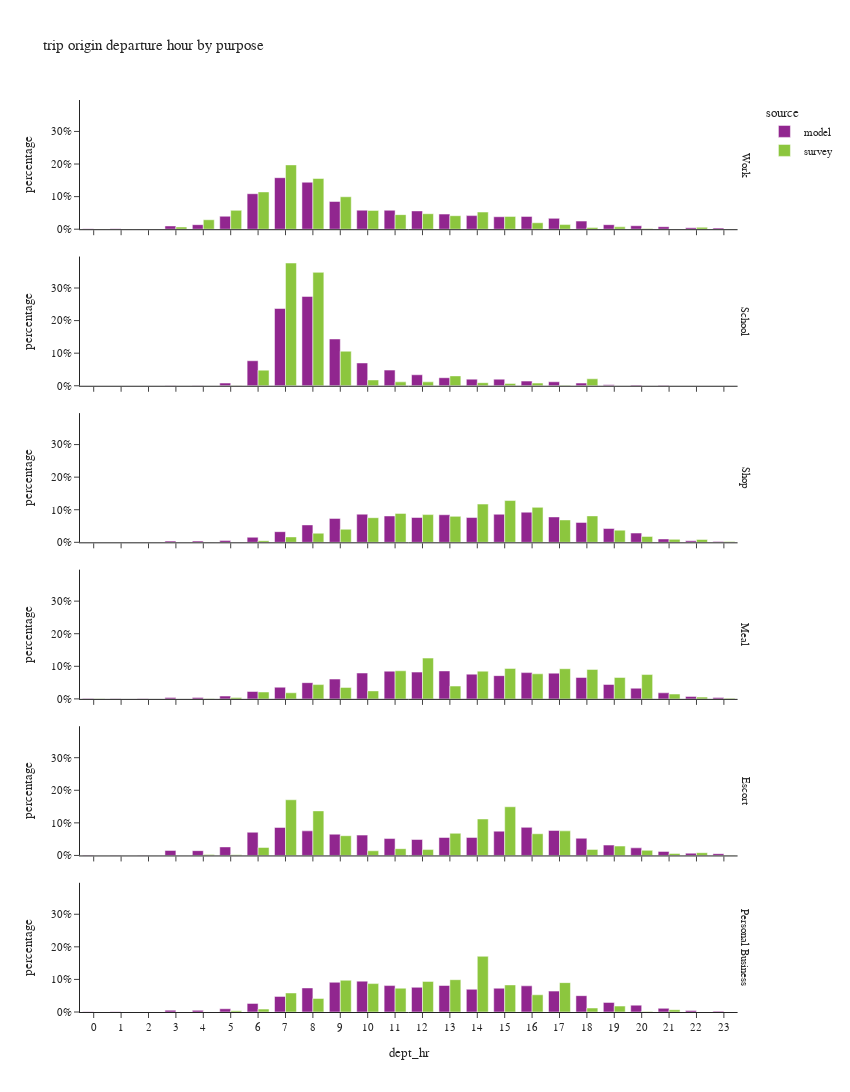

The code cell stored with this chart in its notebook:
### Code cell
df_plot = df_trip.groupby(['dept_hr','dpurp_label','source'])['trexpfac'].agg(sample_count='size', trexpfac='sum').reset_index()
df_plot['percentage'] = df_plot.groupby(['dpurp_label','source'], group_keys=False)['trexpfac']. \
    apply(lambda x: x / float(x.sum()))

fig = px.bar(df_plot.sort_values(['source','dpurp_label']),
             x="dept_hr", y="percentage", color="source",barmode="group",
             facet_row='dpurp_label',
             hover_data=['trexpfac','sample_count'],
             title="trip origin departure hour by purpose")
fig.update_layout(height=1500, width=850)
fig.for_each_annotation(lambda a: a.update(text = a.text.split("=")[-1]))
fig.for_each_xaxis(lambda a: a.update(dict(dtick = 1, categoryorder='category ascending')))
fig.for_each_yaxis(lambda a: a.update(dict(tickformat=".0%")))
fig.show()

### Figure 1 — Plotly figure (JSON) as saved in the notebook; plotly's stock layout.template omitted (floating-point values rounded to 4 significant figures)
{"data": [{"alignmentgroup": "True", "customdata": [[3657.0, 3657.0], [2507.0, 2507.0], [892.0, 892.0], [21530.0, 21530.0], [30020.0, 30020.0], [85680.0, 85680.0], [234500.0, 234500.0], [340600.0, 340600.0], [310600.0, 310600.0], [183300.0, 183300.0], [125900.0, 125900.0], [125400.0, 125400.0], [120900.0, 120900.0], [99900.0, 99900.0], [89770.0, 89770.0], [82390.0, 82390.0], [84610.0, 84610.0], [71660.0, 71660.0], [53660.0, 53660.0], [30030.0, 30030.0], [22910.0, 22910.0], [16760.0, 16760.0], [9733.0, 9733.0], [7518.0, 7518.0]], "hovertemplate": "source=model<br>dpurp_label=Work<br>dept_hr=%{x}<br>percentage=%{y}<br>trexpfac=%{customdata[0]}<br>sample_count=%{customdata[1]}<extra></extra>", "legendgroup": "model", "marker": {"color": "#91268F", "pattern": {"shape": ""}}, "name": "model", "offsetgroup": "model", "orientation": "v", "showlegend": true, "textposition": "auto", "type": "bar", "x": [0, 1, 2, 3, 4, 5, 6, 7, 8, 9, 10, 11, 12, 13, 14, 15, 16, 17, 18, 19, 20, 21, 22, 23], "xaxis": "x6", "y": [0.001698, 0.001164, 0.0004141, 0.009993, 0.01393, 0.03977, 0.1089, 0.1581, 0.1442, 0.08509, 0.05843, 0.0582, 0.0561, 0.04637, 0.04167, 0.03824, 0.03928, 0.03326, 0.02491, 0.01394, 0.01064, 0.007778, 0.004518, 0.00349], "yaxis": "y6"}, {"alignmentgroup": "True", "customdata": [[9.0, 9.0], [4.0, 4.0], [0.0, 0.0], [563.0, 563.0], [680.0, 680.0], [5571.0, 5571.0], [51510.0, 51510.0], [159100.0, 159100.0], [183900.0, 183900.0], [96320.0, 96320.0], [46940.0, 46940.0], [32240.0, 32240.0], [22620.0, 22620.0], [16560.0, 16560.0], [13650.0, 13650.0], [13510.0, 13510.0], [9586.0, 9586.0], [8203.0, 8203.0], [5530.0, 5530.0], [1869.0, 1869.0], [1498.0, 1498.0], [875.0, 875.0], [108.0, 108.0], [46.0, 46.0]], "hovertemplate": "source=model<br>dpurp_label=School<br>dept_hr=%{x}<br>percentage=%{y}<br>trexpfac=%{customdata[0]}<br>sample_count=%{customdata[1]}<extra></extra>", "legendgroup": "model", "marker": {"color": "#91268F", "pattern": {"shape": ""}}, "name": "model", "offsetgroup": "model", "orientation": "v", "showlegend": false, "textposition": "auto", "type": "bar", "x": [0, 1, 2, 3, 4, 5, 6, 7, 8, 9, 10, 11, 12, 13, 14, 15, 16, 17, 18, 19, 20, 21, 22, 23], "xaxis": "x5", "y": [1.342e-05, 5.962e-06, 0.0, 0.0008392, 0.001014, 0.008304, 0.07678, 0.2371, 0.2742, 0.1436, 0.06998, 0.04805, 0.03372, 0.02468, 0.02035, 0.02013, 0.01429, 0.01223, 0.008243, 0.002786, 0.002233, 0.001304, 0.000161, 6.857e-05], "yaxis": "y5"}, {"alignmentgroup": "True", "customdata": [[1111.0, 1111.0], [819.0, 819.0], [310.0, 310.0], [7787.0, 7787.0], [8063.0, 8063.0], [12310.0, 12310.0], [32250.0, 32250.0], [68110.0, 68110.0], [111400.0, 111400.0], [153100.0, 153100.0], [180000.0, 180000.0], [168600.0, 168600.0], [158700.0, 158700.0], [176300.0, 176300.0], [158600.0, 158600.0], [179500.0, 179500.0], [192800.0, 192800.0], [162400.0, 162400.0], [127400.0, 127400.0], [88180.0, 88180.0], [59250.0, 59250.0], [21500.0, 21500.0], [9593.0, 9593.0], [5918.0, 5918.0]], "hovertemplate": "source=model<br>dpurp_label=Shop<br>dept_hr=%{x}<br>percentage=%{y}<br>trexpfac=%{customdata[0]}<br>sample_count=%{customdata[1]}<extra></extra>", "legendgroup": "model", "marker": {"color": "#91268F", "pattern": {"shape": ""}}, "name": "model", "offsetgroup": "model", "orientation": "v", "showlegend": false, "textposition": "auto", "type": "bar", "x": [0, 1, 2, 3, 4, 5, 6, 7, 8, 9, 10, 11, 12, 13, 14, 15, 16, 17, 18, 19, 20, 21, 22, 23], "xaxis": "x4", "y": [0.0005331, 0.000393, 0.0001488, 0.003737, 0.003869, 0.005906, 0.01547, 0.03268, 0.05345, 0.07347, 0.08635, 0.08092, 0.07615, 0.08459, 0.0761, 0.08615, 0.09251, 0.07791, 0.06115, 0.04231, 0.02843, 0.01031, 0.004603, 0.00284], "yaxis": "y4"}, {"alignmentgroup": "True", "customdata": [[918.0, 918.0], [622.0, 622.0], [266.0, 266.0], [4096.0, 4096.0], [4679.0, 4679.0], [8886.0, 8886.0], [23270.0, 23270.0], [36710.0, 36710.0], [51110.0, 51110.0], [62420.0, 62420.0], [81480.0, 81480.0], [87280.0, 87280.0], [84390.0, 84390.0], [88080.0, 88080.0], [77980.0, 77980.0], [73200.0, 73200.0], [82770.0, 82770.0], [81090.0, 81090.0], [67460.0, 67460.0], [45460.0, 45460.0], [33570.0, 33570.0], [19100.0, 19100.0], [7790.0, 7790.0], [4168.0, 4168.0]], "hovertemplate": "source=model<br>dpurp_label=Meal<br>dept_hr=%{x}<br>percentage=%{y}<br>trexpfac=%{customdata[0]}<br>sample_count=%{customdata[1]}<extra></extra>", "legendgroup": "model", "marker": {"color": "#91268F", "pattern": {"shape": ""}}, "name": "model", "offsetgroup": "model", "orientation": "v", "showlegend": false, "textposition": "auto", "type": "bar", "x": [0, 1, 2, 3, 4, 5, 6, 7, 8, 9, 10, 11, 12, 13, 14, 15, 16, 17, 18, 19, 20, 21, 22, 23], "xaxis": "x3", "y": [0.000894, 0.0006058, 0.0002591, 0.003989, 0.004557, 0.008654, 0.02267, 0.03575, 0.04978, 0.06079, 0.07936, 0.085, 0.08219, 0.08578, 0.07594, 0.07129, 0.08061, 0.07897, 0.0657, 0.04427, 0.03269, 0.0186, 0.007587, 0.004059], "yaxis": "y3"}, {"alignmentgroup": "True", "customdata": [[2228.0, 2228.0], [1480.0, 1480.0], [623.0, 623.0], [25750.0, 25750.0], [24500.0, 24500.0], [43620.0, 43620.0], [118700.0, 118700.0], [143200.0, 143200.0], [125800.0, 125800.0], [108700.0, 108700.0], [104000.0, 104000.0], [86370.0, 86370.0], [81520.0, 81520.0], [91830.0, 91830.0], [92140.0, 92140.0], [124200.0, 124200.0], [143700.0, 143700.0], [128000.0, 128000.0], [87900.0, 87900.0], [52940.0, 52940.0], [38880.0, 38880.0], [20700.0, 20700.0], [11420.0, 11420.0], [9050.0, 9050.0]], "hovertemplate": "source=model<br>dpurp_label=Escort<br>dept_hr=%{x}<br>percentage=%{y}<br>trexpfac=%{customdata[0]}<br>sample_count=%{customdata[1]}<extra></extra>", "legendgroup": "model", "marker": {"color": "#91268F", "pattern": {"shape": ""}}, "name": "model", "offsetgroup": "model", "orientation": "v", "showlegend": false, "textposition": "auto", "type": "bar", "x": [0, 1, 2, 3, 4, 5, 6, 7, 8, 9, 10, 11, 12, 13, 14, 15, 16, 17, 18, 19, 20, 21, 22, 23], "xaxis": "x2", "y": [0.001336, 0.0008877, 0.0003737, 0.01545, 0.01469, 0.02616, 0.07122, 0.0859, 0.07543, 0.06518, 0.06236, 0.0518, 0.04889, 0.05508, 0.05526, 0.07448, 0.08621, 0.07679, 0.05272, 0.03176, 0.02332, 0.01242, 0.00685, 0.005428], "yaxis": "y2"}, {"alignmentgroup": "True", "customdata": [[533.0, 533.0], [333.0, 333.0], [122.0, 122.0], [4876.0, 4876.0], [4404.0, 4404.0], [8587.0, 8587.0], [22850.0, 22850.0], [41390.0, 41390.0], [63760.0, 63760.0], [78820.0, 78820.0], [81840.0, 81840.0], [70040.0, 70040.0], [65470.0, 65470.0], [70220.0, 70220.0], [60200.0, 60200.0], [63060.0, 63060.0], [69350.0, 69350.0], [55360.0, 55360.0], [43320.0, 43320.0], [25390.0, 25390.0], [18170.0, 18170.0], [9691.0, 9691.0], [3803.0, 3803.0], [2242.0, 2242.0]], "hovertemplate": "source=model<br>dpurp_label=Personal Business<br>dept_hr=%{x}<br>percentage=%{y}<br>trexpfac=%{customdata[0]}<br>sample_count=%{customdata[1]}<extra></extra>", "legendgroup": "model", "marker": {"color": "#91268F", "pattern": {"shape": ""}}, "name": "model", "offsetgroup": "model", "orientation": "v", "showlegend": false, "textposition": "auto", "type": "bar", "x": [0, 1, 2, 3, 4, 5, 6, 7, 8, 9, 10, 11, 12, 13, 14, 15, 16, 17, 18, 19, 20, 21, 22, 23], "xaxis": "x", "y": [0.000617, 0.0003855, 0.0001412, 0.005645, 0.005098, 0.009941, 0.02645, 0.04792, 0.07381, 0.09125, 0.09474, 0.08109, 0.07579, 0.08129, 0.06969, 0.073, 0.08028, 0.06409, 0.05015, 0.02939, 0.02103, 0.01122, 0.004402, 0.002595], "yaxis": "y"}, {"alignmentgroup": "True", "customdata": [[804.7, 3.0], [562.4, 2.0], [0.0, 0.0], [12540.0, 22.0], [53410.0, 63.0], [106400.0, 137.0], [210500.0, 375.0], [363300.0, 635.0], [286400.0, 621.0], [183300.0, 405.0], [106200.0, 268.0], [82220.0, 235.0], [87390.0, 322.0], [76200.0, 238.0], [96810.0, 196.0], [72350.0, 146.0], [36460.0, 110.0], [26130.0, 112.0], [9622.0, 59.0], [13280.0, 45.0], [3794.0, 34.0], [646.1, 22.0], [10800.0, 16.0], [1337.0, 10.0]], "hovertemplate": "source=survey<br>dpurp_label=Work<br>dept_hr=%{x}<br>percentage=%{y}<br>trexpfac=%{customdata[0]}<br>sample_count=%{customdata[1]}<extra></extra>", "legendgroup": "survey", "marker": {"color": "#8CC63E", "pattern": {"shape": ""}}, "name": "survey", "offsetgroup": "survey", "orientation": "v", "showlegend": true, "textposition": "auto", "type": "bar", "x": [0, 1, 2, 3, 4, 5, 6, 7, 8, 9, 10, 11, 12, 13, 14, 15, 16, 17, 18, 19, 20, 21, 22, 23], "xaxis": "x6", "y": [0.0004372, 0.0003056, 0.0, 0.006814, 0.02902, 0.05781, 0.1144, 0.1974, 0.1556, 0.09959, 0.05769, 0.04467, 0.04748, 0.0414, 0.0526, 0.03931, 0.01981, 0.0142, 0.005228, 0.007216, 0.002062, 0.0003511, 0.005866, 0.0007266], "yaxis": "y6"}, {"alignmentgroup": "True", "customdata": [[0.0, 0.0], [0.0, 0.0], [0.0, 0.0], [0.0, 0.0], [86.69, 1.0], [454.4, 4.0], [25740.0, 26.0], [202100.0, 237.0], [186700.0, 266.0], [56860.0, 63.0], [9550.0, 22.0], [6418.0, 16.0], [6418.0, 13.0], [16270.0, 19.0], [5076.0, 13.0], [3816.0, 15.0], [4405.0, 9.0], [1012.0, 8.0], [11450.0, 3.0], [117.8, 1.0], [0.0, 0.0], [0.0, 0.0], [0.0, 0.0], [0.0, 0.0]], "hovertemplate": "source=survey<br>dpurp_label=School<br>dept_hr=%{x}<br>percentage=%{y}<br>trexpfac=%{customdata[0]}<br>sample_count=%{customdata[1]}<extra></extra>", "legendgroup": "survey", "marker": {"color": "#8CC63E", "pattern": {"shape": ""}}, "name": "survey", "offsetgroup": "survey", "orientation": "v", "showlegend": false, "textposition": "auto", "type": "bar", "x": [0, 1, 2, 3, 4, 5, 6, 7, 8, 9, 10, 11, 12, 13, 14, 15, 16, 17, 18, 19, 20, 21, 22, 23], "xaxis": "x5", "y": [0.0, 0.0, 0.0, 0.0, 0.0001616, 0.000847, 0.04798, 0.3767, 0.348, 0.106, 0.0178, 0.01196, 0.01196, 0.03033, 0.009462, 0.007114, 0.008211, 0.001887, 0.02134, 0.0002195, 0.0, 0.0, 0.0, 0.0], "yaxis": "y5"}, {"alignmentgroup": "True", "customdata": [[358.8, 3.0], [143.5, 1.0], [570.9, 1.0], [0.0, 0.0], [2395.0, 2.0], [1099.0, 8.0], [9682.0, 16.0], [30870.0, 55.0], [52250.0, 96.0], [74740.0, 194.0], [140900.0, 291.0], [165500.0, 335.0], [158600.0, 324.0], [148500.0, 304.0], [218700.0, 345.0], [239000.0, 296.0], [200000.0, 332.0], [128100.0, 305.0], [151300.0, 246.0], [69610.0, 214.0], [33730.0, 85.0], [16880.0, 29.0], [16290.0, 19.0], [4775.0, 7.0]], "hovertemplate": "source=survey<br>dpurp_label=Shop<br>dept_hr=%{x}<br>percentage=%{y}<br>trexpfac=%{customdata[0]}<br>sample_count=%{customdata[1]}<extra></extra>", "legendgroup": "survey", "marker": {"color": "#8CC63E", "pattern": {"shape": ""}}, "name": "survey", "offsetgroup": "survey", "orientation": "v", "showlegend": false, "textposition": "auto", "type": "bar", "x": [0, 1, 2, 3, 4, 5, 6, 7, 8, 9, 10, 11, 12, 13, 14, 15, 16, 17, 18, 19, 20, 21, 22, 23], "xaxis": "x4", "y": [0.0001925, 7.699e-05, 0.0003063, 0.0, 0.001285, 0.0005896, 0.005194, 0.01656, 0.02803, 0.0401, 0.07559, 0.0888, 0.08506, 0.07967, 0.1173, 0.1282, 0.1073, 0.06874, 0.08115, 0.03734, 0.01809, 0.009056, 0.008738, 0.002562], "yaxis": "y4"}, {"alignmentgroup": "True", "customdata": [[632.6, 1.0], [0.0, 0.0], [0.0, 0.0], [0.0, 0.0], [23.31, 1.0], [4015.0, 5.0], [19390.0, 28.0], [17190.0, 49.0], [40280.0, 70.0], [32320.0, 90.0], [22490.0, 86.0], [79180.0, 200.0], [115000.0, 241.0], [36170.0, 153.0], [78100.0, 120.0], [85850.0, 121.0], [70610.0, 161.0], [84960.0, 207.0], [83070.0, 202.0], [60310.0, 119.0], [68580.0, 83.0], [13630.0, 29.0], [4953.0, 15.0], [1495.0, 4.0]], "hovertemplate": "source=survey<br>dpurp_label=Meal<br>dept_hr=%{x}<br>percentage=%{y}<br>trexpfac=%{customdata[0]}<br>sample_count=%{customdata[1]}<extra></extra>", "legendgroup": "survey", "marker": {"color": "#8CC63E", "pattern": {"shape": ""}}, "name": "survey", "offsetgroup": "survey", "orientation": "v", "showlegend": false, "textposition": "auto", "type": "bar", "x": [0, 1, 2, 3, 4, 5, 6, 7, 8, 9, 10, 11, 12, 13, 14, 15, 16, 17, 18, 19, 20, 21, 22, 23], "xaxis": "x3", "y": [0.0006889, 0.0, 0.0, 0.0, 2.539e-05, 0.004372, 0.02111, 0.01872, 0.04387, 0.0352, 0.0245, 0.08623, 0.1252, 0.03939, 0.08505, 0.09349, 0.0769, 0.09252, 0.09047, 0.06568, 0.07468, 0.01484, 0.005394, 0.001628], "yaxis": "y3"}, {"alignmentgroup": "True", "customdata": [[9.165, 1.0], [0.0, 0.0], [0.0, 0.0], [0.0, 0.0], [4054.0, 1.0], [3125.0, 10.0], [33590.0, 37.0], [234700.0, 227.0], [187900.0, 234.0], [83190.0, 95.0], [19660.0, 78.0], [28470.0, 63.0], [24740.0, 76.0], [93380.0, 87.0], [153800.0, 175.0], [205300.0, 228.0], [91440.0, 153.0], [103600.0, 140.0], [25420.0, 68.0], [39580.0, 58.0], [21550.0, 29.0], [8339.0, 23.0], [11520.0, 13.0], [607.6, 3.0]], "hovertemplate": "source=survey<br>dpurp_label=Escort<br>dept_hr=%{x}<br>percentage=%{y}<br>trexpfac=%{customdata[0]}<br>sample_count=%{customdata[1]}<extra></extra>", "legendgroup": "survey", "marker": {"color": "#8CC63E", "pattern": {"shape": ""}}, "name": "survey", "offsetgroup": "survey", "orientation": "v", "showlegend": false, "textposition": "auto", "type": "bar", "x": [0, 1, 2, 3, 4, 5, 6, 7, 8, 9, 10, 11, 12, 13, 14, 15, 16, 17, 18, 19, 20, 21, 22, 23], "xaxis": "x2", "y": [6.671e-06, 0.0, 0.0, 0.0, 0.002951, 0.002275, 0.02445, 0.1708, 0.1367, 0.06055, 0.01431, 0.02072, 0.018, 0.06797, 0.1119, 0.1494, 0.06655, 0.0754, 0.0185, 0.02881, 0.01568, 0.00607, 0.008382, 0.0004422], "yaxis": "y2"}, {"alignmentgroup": "True", "customdata": [[0.0, 0.0], [0.0, 0.0], [0.0, 0.0], [0.0, 0.0], [0.0, 0.0], [2942.0, 5.0], [6788.0, 24.0], [44640.0, 76.0], [31770.0, 110.0], [74420.0, 155.0], [66590.0, 183.0], [55820.0, 148.0], [71760.0, 147.0], [75770.0, 170.0], [130600.0, 161.0], [63500.0, 136.0], [40410.0, 122.0], [68850.0, 83.0], [9367.0, 51.0], [13900.0, 22.0], [1355.0, 8.0], [5414.0, 5.0], [197.4, 1.0], [0.0, 0.0]], "hovertemplate": "source=survey<br>dpurp_label=Personal Business<br>dept_hr=%{x}<br>percentage=%{y}<br>trexpfac=%{customdata[0]}<br>sample_count=%{customdata[1]}<extra></extra>", "legendgroup": "survey", "marker": {"color": "#8CC63E", "pattern": {"shape": ""}}, "name": "survey", "offsetgroup": "survey", "orientation": "v", "showlegend": false, "textposition": "auto", "type": "bar", "x": [0, 1, 2, 3, 4, 5, 6, 7, 8, 9, 10, 11, 12, 13, 14, 15, 16, 17, 18, 19, 20, 21, 22, 23], "xaxis": "x", "y": [0.0, 0.0, 0.0, 0.0, 0.0, 0.00385, 0.008883, 0.05843, 0.04157, 0.0974, 0.08715, 0.07306, 0.09391, 0.09916, 0.171, 0.0831, 0.05289, 0.0901, 0.01226, 0.01819, 0.001773, 0.007085, 0.0002584, 0.0], "yaxis": "y"}], "layout": {"annotations": [{"font": {}, "showarrow": false, "text": "Personal Business", "textangle": 90, "x": 0.98, "xanchor": "left", "xref": "paper", "y": 0.07083, "yanchor": "middle", "yref": "paper"}, {"font": {}, "showarrow": false, "text": "Escort", "textangle": 90, "x": 0.98, "xanchor": "left", "xref": "paper", "y": 0.2425, "yanchor": "middle", "yref": "paper"}, {"font": {}, "showarrow": false, "text": "Meal", "textangle": 90, "x": 0.98, "xanchor": "left", "xref": "paper", "y": 0.4142, "yanchor": "middle", "yref": "paper"}, {"font": {}, "showarrow": false, "text": "Shop", "textangle": 90, "x": 0.98, "xanchor": "left", "xref": "paper", "y": 0.5858, "yanchor": "middle", "yref": "paper"}, {"font": {}, "showarrow": false, "text": "School", "textangle": 90, "x": 0.98, "xanchor": "left", "xref": "paper", "y": 0.7575, "yanchor": "middle", "yref": "paper"}, {"font": {}, "showarrow": false, "text": "Work", "textangle": 90, "x": 0.98, "xanchor": "left", "xref": "paper", "y": 0.9292, "yanchor": "middle", "yref": "paper"}], "barmode": "group", "height": 1500, "legend": {"title": {"text": "source"}, "tracegroupgap": 0}, "title": {"text": "trip origin departure hour by purpose"}, "width": 850, "xaxis": {"anchor": "y", "categoryorder": "category ascending", "domain": [0.0, 0.98], "dtick": 1, "title": {"text": "dept_hr"}}, "xaxis2": {"anchor": "y2", "categoryorder": "category ascending", "domain": [0.0, 0.98], "dtick": 1, "matches": "x", "showticklabels": false}, "xaxis3": {"anchor": "y3", "categoryorder": "category ascending", "domain": [0.0, 0.98], "dtick": 1, "matches": "x", "showticklabels": false}, "xaxis4": {"anchor": "y4", "categoryorder": "category ascending", "domain": [0.0, 0.98], "dtick": 1, "matches": "x", "showticklabels": false}, "xaxis5": {"anchor": "y5", "categoryorder": "category ascending", "domain": [0.0, 0.98], "dtick": 1, "matches": "x", "showticklabels": false}, "xaxis6": {"anchor": "y6", "categoryorder": "category ascending", "domain": [0.0, 0.98], "dtick": 1, "matches": "x", "showticklabels": false}, "yaxis": {"anchor": "x", "domain": [0.0, 0.1417], "tickformat": ".0%", "title": {"text": "percentage"}}, "yaxis2": {"anchor": "x2", "domain": [0.1717, 0.3133], "matches": "y", "tickformat": ".0%", "title": {"text": "percentage"}}, "yaxis3": {"anchor": "x3", "domain": [0.3433, 0.485], "matches": "y", "tickformat": ".0%", "title": {"text": "percentage"}}, "yaxis4": {"anchor": "x4", "domain": [0.515, 0.6567], "matches": "y", "tickformat": ".0%", "title": {"text": "percentage"}}, "yaxis5": {"anchor": "x5", "domain": [0.6867, 0.8283], "matches": "y", "tickformat": ".0%", "title": {"text": "percentage"}}, "yaxis6": {"anchor": "x6", "domain": [0.8583, 1.0], "matches": "y", "tickformat": ".0%", "title": {"text": "percentage"}}}}
